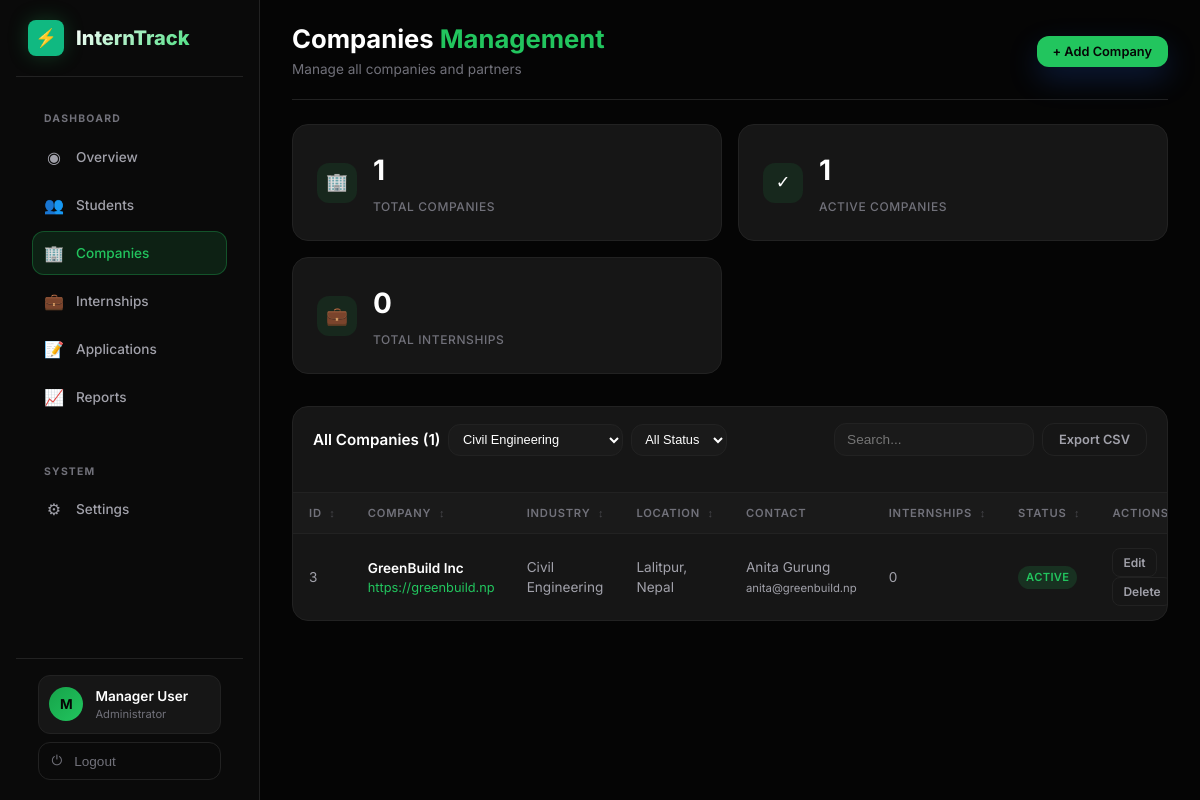
The page /php/admin_companies.php?industry=Civil Engineering (signed in) on the database its author committed.
### tables this page shows
CREATE TABLE IF NOT EXISTS companies (
  id INT AUTO_INCREMENT PRIMARY KEY,
  name VARCHAR(200) NOT NULL,
  industry VARCHAR(100),
  website VARCHAR(255),
  location VARCHAR(200),
  contact_person VARCHAR(150),
  contact_email VARCHAR(150),
  contact_phone VARCHAR(30),
  description TEXT,
  status VARCHAR(20) DEFAULT 'active',
  created_at TIMESTAMP DEFAULT CURRENT_TIMESTAMP,
  INDEX idx_name (name),
  INDEX idx_status (status)
);

### php/config.php (called while the page is built, shortened)
<?php
function e(string $str): string {
    return htmlspecialchars($str, ENT_QUOTES | ENT_HTML5, 'UTF-8');
}
function requireAuth(): array {
    return $_SESSION['user'];
}

### php/admin_companies.php (the view, shortened to what this page needs)
<?php
require_once __DIR__ . '/config.php';
$user = requireAuth();
$db = Database::getConnection();
$industryFilter = $_GET['industry'] ?? '';
$where = [];
if ($industryFilter) $where[] = "c.industry = " . $db->quote($industryFilter);
$whereClause = $where ? 'WHERE ' . implode(' AND ', $where) : '';
$companies = $db->query("
    SELECT c.*,
           (SELECT COUNT(*) FROM internships WHERE company_id = c.id) as internship_count
    FROM companies c $whereClause ORDER BY c.created_at DESC
")->fetchAll();
$totalCompanies = count($companies);
$activeCompanies = count(array_filter($companies, fn($c) => ($c['status'] ?? 'active') === 'active'));
$totalInternships = array_sum(array_column($companies, 'internship_count'));
$allIndustries = $db->query("SELECT DISTINCT industry FROM companies WHERE industry IS NOT NULL AND industry != '' ORDER BY industry")->fetchAll();
$industries = array_column($allIndustries, 'industry');
?>
<!DOCTYPE html>
<html lang="en" data-theme="dark">
<head>
  <link rel="stylesheet" href="../css/style.css">
</head>
<body>
<div class="admin-layout">
  <aside class="sidebar">
    <div class="sidebar-logo">
      <div class="logo-icon">⚡</div>
      <span class="logo-text">InternTrack</span>
    </div>
    <div class="nav-section">
      <div class="nav-label">Dashboard</div>
      <nav class="nav-menu">
        <a href="admin_dashboard.php" class="nav-item"><span class="icon">◉</span> Overview</a>
        <a href="admin_students.php" class="nav-item"><span class="icon">👥</span> Students</a>
        <a href="admin_companies.php" class="nav-item active"><span class="icon">🏢</span> Companies</a>
        <a href="admin_internships.php" class="nav-item"><span class="icon">💼</span> Internships</a>
        <a href="admin_applications.php" class="nav-item"><span class="icon">📝</span> Applications</a>
        <a href="admin_reports.php" class="nav-item"><span class="icon">📈</span> Reports</a>
      </nav>
    </div>
    <div class="nav-section">
      <div class="nav-label">System</div>
      <nav class="nav-menu">
        <a href="#" class="nav-item"><span class="icon">⚙</span> Settings</a>
      </nav>
    </div>
    <div class="sidebar-footer">
      <div class="user-chip">
        <div class="user-avatar"><?= strtoupper(substr($user['full_name'],0,1)) ?></div>
        <div class="user-info">
          <div class="user-name"><?= e($user['full_name']) ?></div>
          <div class="user-role">Administrator</div>
        </div>
      </div>
      <button class="logout-btn" onclick="handleLogout()"><span class="icon">⏻</span> Logout</button>
    </div>
  </aside>
  <main class="main-content">
    <div class="page-header">
      <div>
        <h1 class="page-title">Companies <span>Management</span></h1>
        <p class="page-subtitle">Manage all companies and partners</p>
      </div>
      <div class="header-actions">
        <button class="btn btn-primary" onclick="openModal()">+ Add Company</button>
      </div>
    </div>
    <div class="stats-row">
      <div class="stat-card">
        <div class="stat-icon">🏢</div>
        <div class="stat-info">
          <div class="stat-value"><?= $totalCompanies ?></div>
          <div class="stat-label">Total Companies</div>
        </div>
      </div>
      <div class="stat-card">
        <div class="stat-icon">✓</div>
        <div class="stat-info">
          <div class="stat-value"><?= $activeCompanies ?></div>
          <div class="stat-label">Active Companies</div>
        </div>
      </div>
      <div class="stat-card">
        <div class="stat-icon">💼</div>
        <div class="stat-info">
          <div class="stat-value"><?= $totalInternships ?></div>
          <div class="stat-label">Total Internships</div>
        </div>
      </div>
    </div>
    <div class="content-card">
      <div class="card-header">
        <div class="filter-bar">
          <h3 class="card-title">All Companies (<?= $totalCompanies ?>)</h3>
          <select class="filter-select" onchange="applyFilters()">
            <?php foreach($industries as $ind): ?>
            <option value="<?= e($ind) ?>" <?= $industryFilter === $ind ? 'selected' : '' ?>><?= e($ind) ?></option>
            <?php endforeach; ?>
          </select>
          <select class="filter-select" onchange="applyFilters()">
            <option value="">All Status</option>
          </select>
        </div>
        <div class="filter-bar">
          <input type="text" class="search-input" placeholder="Search..." onkeyup="filterTable(this.value)">
          <button type="button" class="btn btn-secondary" onclick="exportCSV()">Export CSV</button>
        </div>
      </div>
      <table class="data-table" id="companies-table">
        <thead>
          <tr>
            <th class="th-sortable" onclick="sortTable('id')">ID <span class="sort-icon">↕</span></th>
            <th class="th-sortable" onclick="sortTable('name')">Company <span class="sort-icon">↕</span></th>
            <th class="th-sortable" onclick="sortTable('industry')">Industry <span class="sort-icon">↕</span></th>
            <th class="th-sortable" onclick="sortTable('location')">Location <span class="sort-icon">↕</span></th>
            <th>Contact</th>
            <th class="th-sortable" onclick="sortTable('internship_count')">Internships <span class="sort-icon">↕</span></th>
            <th class="th-sortable" onclick="sortTable('status')">Status <span class="sort-icon">↕</span></th>
            <th>Actions</th>
          </tr>
        </thead>
        <tbody id="companies-tbody" data-companies='<?= json_encode(array_map(fn($c) => [
          'id' => $c['id'],
          'name' => $c['name'],
          'industry' => $c['industry'] ?? '',
          'location' => $c['location'] ?? '',
          'contact_person' => $c['contact_person'] ?? '',
          'contact_email' => $c['contact_email'] ?? '',
          'website' => $c['website'] ?? '',
          'status' => $c['status'] ?? 'active',
          'internship_count' => $c['internship_count']
        ], $companies)) ?>'>
          <?php if($companies): foreach($companies as $c): $status = $c['status'] ?? 'active'; ?>
          <tr data-id="<?= $c['id'] ?>" data-name="<?= e($c['name']) ?>" data-industry="<?= e($c['industry'] ?? '') ?>" data-location="<?= e($c['location'] ?? '') ?>" data-contact="<?= e($c['contact_person'] ?? '') ?> <?= e($c['contact_email'] ?? '') ?>" data-count="<?= $c['internship_count'] ?>" data-status="<?= $status ?>">
            <td><?= $c['id'] ?></td>
            <td>
              <div class="company-name"><?= e($c['name']) ?></div>
              <?php if($c['website']): ?>
              <div class="company-industry"><a href="<?= e($c['website']) ?>" target="_blank" style="color:var(--green-neon);text-decoration:none"><?= e($c['website']) ?></a></div>
              <?php endif; ?>
            </td>
            <td><?= e($c['industry'] ?? '-') ?></td>
            <td><?= e($c['location'] ?? '-') ?></td>
            <td><?= e($c['contact_person'] ?? '-') ?><br><small><?= e($c['contact_email'] ?? '') ?></small></td>
            <td><?= $c['internship_count'] ?></td>
            <td><span class="status-badge <?= $status ?>"><?= $status ?></span></td>
            <td>
              <button class="btn btn-secondary action-btn" onclick='editCompany(<?= json_encode($c) ?>)'>Edit</button>
              <button class="btn btn-secondary action-btn" onclick="deleteCompany(<?= $c['id'] ?>)">Delete</button>
            </td>
          </tr>
          <?php endforeach; else: ?>
          <tr><td colspan="8" class="empty-message">No companies found</td></tr>
          <?php endif; ?>
        </tbody>
      </table>
    </div>
  </main>
</div>
</body>
</html>

### rows shown on the page
companies: status "1", id "3", name "GreenBuild Inc", website "https://greenbuild.np", industry "Civil Engineering", location "Lalitpur, Nepal", contact_person "Anita Gurung", contact_email "anita@greenbuild.np", internship_count "0", status "ACTIVE"

### other values the page prints
substr($user['full_name'],0,1) "M"
$user['full_name'] "Manager User"
$totalCompanies "1"
$totalInternships "0"
form field value "Civil Engineering"
